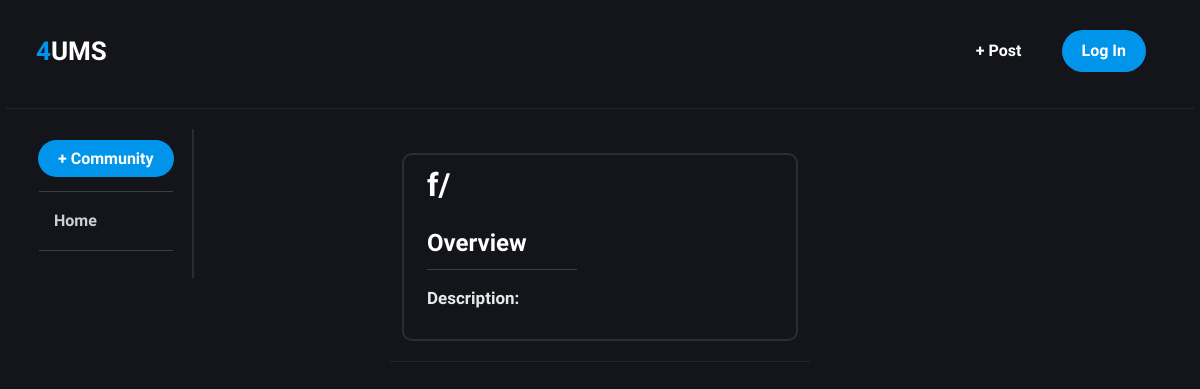
/f/Comics, run on an earlier commit of the app's database.
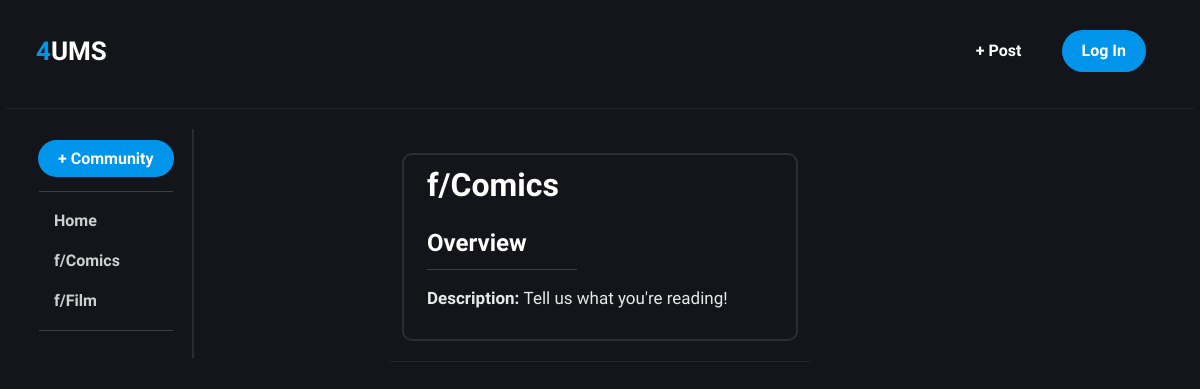
And on a later commit of the database.
### app.py (models this page shows)
class Communities(db.Model):
    id = db.Column(db.Integer, primary_key=True)
    community = db.Column(db.String(100), nullable=False, unique=True)
    description = db.Column(db.String(1000))

### app.py (the view)
@app.route("/f/<community>", methods=["GET"])
def community(community):
    post_community = Posts.query.filter_by(community=community).order_by(Posts.date_created.desc())
    communities = Communities.query.order_by(Communities.community)
    community_bio = Communities.query.filter_by(community=community).first()
    return render_template("community.html", admin_user=admin_user, communities=communities, community_bio=community_bio, post_community=post_community)

### templates/community.html (shortened to what this page needs)
{% extends "layout.html" %}
{% block main %}
    <div class="container" style="text-align: left; width: 33%">
        <div style="display: flex; flex-direction: column; text-align: left; margin-left: 12px;">
            <h2 style="pointer-events: none; margin-bottom: 25px;">f/{{ community_bio.community }}</h2>
            <h4 style="margin-right: 15px; pointer-events: none;">Overview</h4>
            <hr style="width: 150px; align-items: left; margin-top: 3px;color: rgba(255, 255, 255, 0.7);">
            <p style="font-size: 17px;"><span style="font-weight: bold;">Description: </span>{% if community_bio.description %}{{ community_bio.description }}{% endif %}</p>
        </div>
    </div>
    <hr style="width: 35%; margin: 20px auto 20px auto; color: rgba(255, 255, 255, 0.3)">
{% endblock %}

### templates/layout.html (shortened to what this page needs)
<!DOCTYPE html>
<html lang="en">
    <head>
        <link href="https://cdn.jsdelivr.net/npm/bootstrap@5.2.3/dist/css/bootstrap.min.css" rel="stylesheet">
        <link rel="stylesheet" href="{{ url_for('static', filename='styles.css')}}">
    </head>
    <body>
        <header>
            <p class="logo"><a href="/" style="font-size: 26px; font-weight: 600; color: rgb(255, 255, 255)"><span style="color: rgb(0, 149, 235);">4</span>UMS</p></a></p>
            <nav>
                <ul class="nav_links">
                        <li><a href="/post">+ Post</a></li>
                    {% if current_user.is_authenticated %}
                        {% if current_user.profile_pic %}
                        <li><a href="{{ url_for('dashboard', id=current_user.id )}}"><img style="width: 42px; height: 42px; border-radius: 50%;" src="{{ url_for('static', filename='images/' + current_user.profile_pic) }}" alt="Profile picture"></a></li>
                        {% else %}
                        <li><a href="{{ url_for('dashboard', id=current_user.id )}}"><img style="width: 42px;" src="{{ url_for('static', filename='images/default_profile.png') }}" alt="Default profile picture"></a></li>
                        {% endif %}
                    {% else %}
                        <li><a href="/login"><button>Log In</button></a></li>
                    {% endif %}
                </ul>
            </nav>
        </header>
        <hr style="width: 99%; margin: 20px auto 20px auto; color: rgba(255, 255, 255, 0.3)">
        <main>
            <div class="communities">
                <p><a href="{{ url_for('community_add') }}" class="button">+ Community</a></p>
                <hr style="width: 99%; margin: 20px auto 9px auto; color: rgba(255, 255, 255, 0.7);">
                    <ul class="nav flex-column" style="text-align: left;">
                        <li><a class="nav-link" href="/">Home</a></li>
                        {% for community in communities %}
                        <div style="display: flex; align-items: center;">
                            <li><a class="nav-link" href="{{ url_for('community', community=community.community) }}">f/{{ community.community }}</a></li>
                        </div>
                        {% endfor %}
                    </ul>
                    <hr style="width: 99%; margin: 9px auto 9px auto; color: rgba(255, 255, 255, 0.7);">
                </div>
            <br>
            {% block main %}{% endblock %}
        </main>
    </body>
</html>

What changed in the data, as far as the page shows it:
added Communities: community "Comics", description "Tell us what you're reading!"
added Communities: community "Film"
